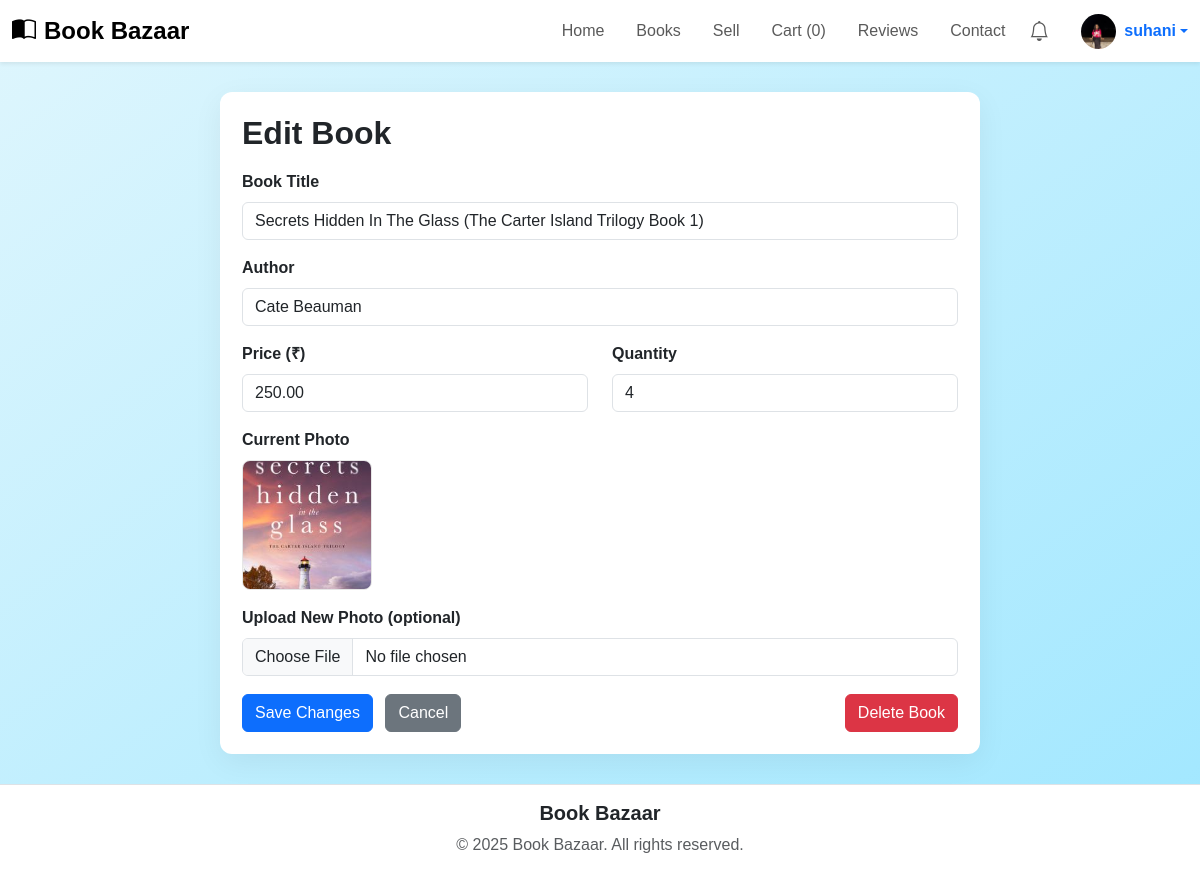
Page /edit-book/9/ (signed in) on the earlier database version.
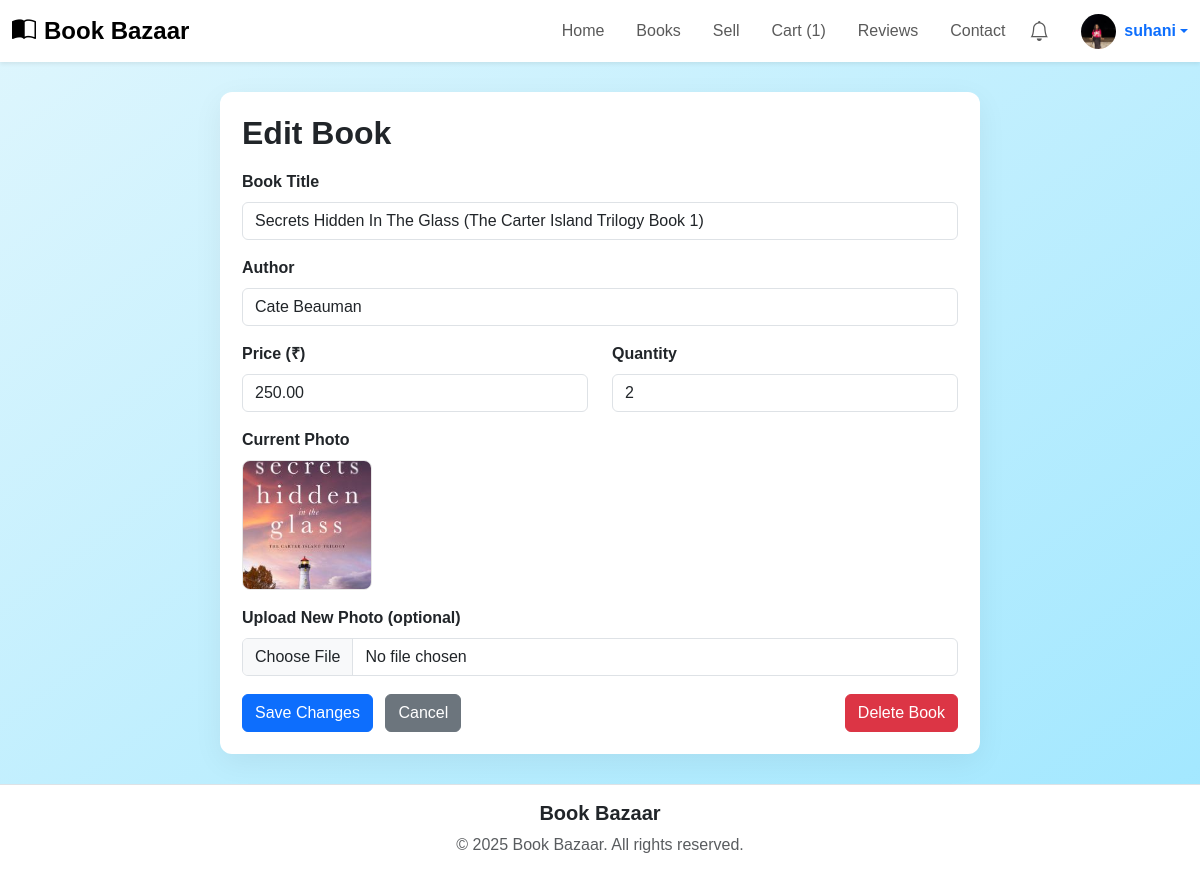
Same page on the later database version.
### book_app/models.py (models this page shows, shortened)
class Book(models.Model):
    seller = models.ForeignKey(
        User,
        on_delete=models.CASCADE,
        related_name='books_uploaded',
        null=True,
        blank=True
    )
    name = models.CharField(max_length=100)
    email = models.EmailField()
    phone = models.CharField(max_length=15)
    book_title = models.CharField(max_length=200)
    author = models.CharField(max_length=100)
    condition = models.CharField(max_length=50)
    price = models.DecimalField(max_digits=10, decimal_places=2)
    book_photo = models.ImageField(upload_to='book_photos/', blank=True, null=True)
    description = models.TextField(blank=True, null=True)
    quantity = models.IntegerField(default=1)
    is_sold = models.BooleanField(default=False)
    out_of_stock_time = models.DateTimeField(null=True, blank=True)

### book_app/views.py (the view, shortened to what this page needs)
# urls.py: path("edit-book/<int:book_id>/", edit_book, name="edit_book"),
@login_required
def edit_book(request, book_id):
    book = get_object_or_404(Book, id=book_id, seller=request.user)
    return render(request, "edit_book.html", {"book": book})

### book_app/views.py (called while the page is built)
def cart_count(request):
    if request.user.is_authenticated:
        count = CartItem.objects.filter(cart__user=request.user).count()
    else:
        count = 0
    return {"cart_count": count}

def wishlist_count(request):
    if request.user.is_authenticated:
        count = Wishlist.objects.filter(user=request.user).count()
    else:
        count = 0
    return {"wishlist_count": count}

### templates/edit_book.html (shortened to what this page needs)
{% extends "base.html" %}
{% load static %}
{% block body %}
<div class="edit-card">
  <h2>Edit Book</h2>
  <form method="POST" enctype="multipart/form-data">
    <div class="mb-3">
      <label class="form-label">Book Title</label>
      <input type="text" name="book_title" value="{{ book.book_title }}" class="form-control" required>
    </div>
    <div class="mb-3">
      <label class="form-label">Author</label>
      <input type="text" name="author" value="{{ book.author }}" class="form-control" required>
    </div>
    <div class="row">
      <div class="col-md-6 mb-3">
        <label class="form-label">Price (₹)</label>
        <input type="number" step="0.01" min="0" name="price" value="{{ book.price }}" class="form-control" required>
      </div>
      <div class="col-md-6 mb-3">
        <label class="form-label">Quantity</label>
        <input type="number" name="quantity" min="0" value="{{ book.quantity }}" class="form-control" required>
      </div>
    </div>
    <div class="mb-3">
      <label class="form-label">Current Photo</label><br>
      {% if book.book_photo %}
        <img src="{{ book.book_photo.url }}" alt="book image" class="current-img mb-2">
      {% else %}
        <p class="text-muted">No image uploaded.</p>
      {% endif %}
      <div class="mt-2">
        <label class="form-label">Upload New Photo (optional)</label>
        <input type="file" name="book_photo" class="form-control">
      </div>
    </div>
    <div class="btn-row">
      <div>
        <button type="submit" class="btn btn-primary">Save Changes</button>
        <a href="{% url 'profile' %}" class="btn btn-secondary ms-2">Cancel</a>
      </div>
      <div>
        <form method="post" action="{% url 'delete_book' book.id %}" style="display:inline;">
          <button class="btn btn-danger" onclick="return confirm('Delete this listing?')">Delete Book</button>
        </form>
      </div>
    </div>
  </form>
</div>
{% endblock %}

### templates/base.html (shortened to what this page needs)
{% load static %}
<!DOCTYPE html>
<html lang="en">
<head>
  <link rel="stylesheet" href="https://cdn.jsdelivr.net/npm/bootstrap@5.3.0/dist/css/bootstrap.min.css">
  <link rel="stylesheet" href="https://cdn.jsdelivr.net/npm/bootstrap-icons@1.11.3/font/bootstrap-icons.css">
  <link rel="stylesheet" href="{% static 'book_app/style.css' %}">
</head>
<body class="bg-light">
<nav class="navbar navbar-expand-lg navbar-light bg-white shadow-sm py-2 sticky-top">
  <div class="container-fluid">
    <a class="navbar-brand fw-bold fs-4 d-flex align-items-center" href="{% url 'dashboard' %}">
      <i class="bi bi-book-half me-2"></i> Book Bazaar
    </a>
    <div class="collapse navbar-collapse" id="navbarNav">
      <ul class="navbar-nav ms-auto align-items-center">
        <li class="nav-item"><a class="nav-link px-3" href="{% url 'dashboard' %}">Home</a></li>
        <li class="nav-item"><a class="nav-link px-3" href="{% url 'book' %}">Books</a></li>
        {% if request.user.is_authenticated %}
          <li class="nav-item"><a class="nav-link px-3" href="{% url 'selling' %}">Sell</a></li>
          <li class="nav-item"><a class="nav-link px-3" href="{% url 'view_cart' %}">Cart ({{ cart_count|default:0 }})</a></li>
        {% else %}
          <li class="nav-item"><a class="nav-link px-3" href="#" onclick="requireLogin()">Sell</a></li>
          <li class="nav-item"><a class="nav-link px-3" href="#" onclick="requireLogin()">Cart</a></li>
        {% endif %}
        <li class="nav-item"><a class="nav-link px-3" href="{% url 'submit_review' %}">Reviews</a></li>
        <li class="nav-item"><a class="nav-link px-3" href="{% url 'contact' %}">Contact</a></li>
        {% if request.user.is_authenticated %}
        <li class="nav-item position-relative me-3">
          <a class="nav-link" href="{% url 'my_notifications' %}">
            <i class="bi bi-bell fs-5"></i>
          </a>
        </li>
        <li class="nav-item dropdown ms-2">
          <a class="d-flex align-items-center text-decoration-none dropdown-toggle" data-bs-toggle="dropdown">
            <img src="{% if request.user.profile.profile %}{{ request.user.profile.profile.url }}{% else %}{% static 'images/default-avatar.png' %}{% endif %}"
                 class="rounded-circle" style="width:35px;height:35px;object-fit:cover;">
            <span class="ms-2 fw-semibold">{{ request.user.username }}</span>
          </a>
        </li>
        {% else %}
        <li class="nav-item ms-3">
          <a class="btn btn-primary px-3" href="{% url 'login' %}">Login</a>
        </li>
        {% endif %}
      </ul>
    </div>
  </div>
</nav>
<main class="container my-4">
  {% block body %}{% endblock %}
</main>
<footer class="text-center py-3 bg-white border-top mt-4">
  <div class="container">
    <h5 class="fw-bold">Book Bazaar</h5>
    <p class="text-muted mb-0">© 2025 Book Bazaar. All rights reserved.</p>
  </div>
</footer>
</body>
</html>

Differences in the rows shown:
changed Book "Secrets Hidden In The Glass (The Carter Island Trilogy Book 1)": quantity "4" → "2"
Other differences:
{{ cart_count|default:0 }}: "0" → "1"
